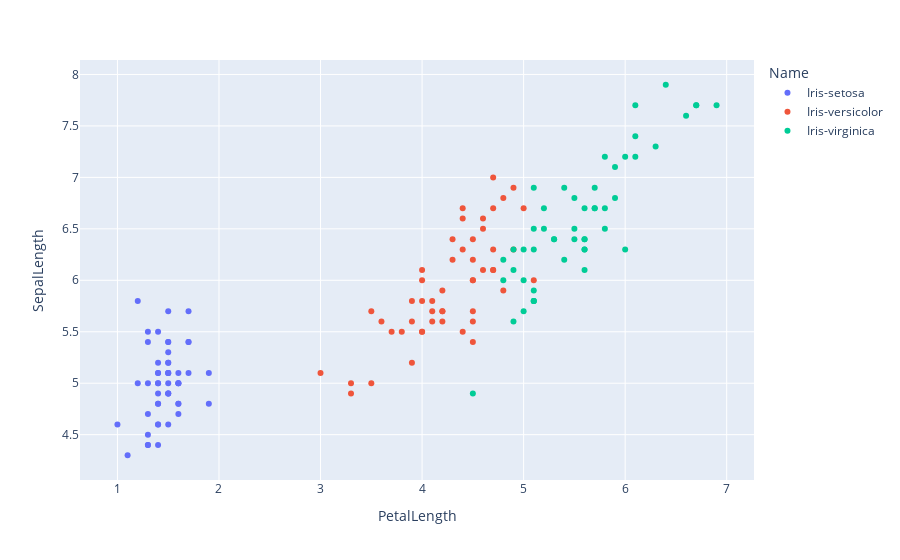

This figure's notebook cell:
### Code cell
## can you use the plotly documentation and google to make a scatter plot?
px.scatter(data_frame = df, x ='PetalLength', y ='SepalLength', color='Name')

### Figure 1 — Plotly figure (JSON) as saved in the notebook; plotly's stock layout.template omitted (floating-point values rounded to 4 significant figures)
{"data": [{"hoverlabel": {"namelength": 0}, "hovertemplate": "Name=Iris-setosa<br>PetalLength=%{x}<br>SepalLength=%{y}", "legendgroup": "Iris-setosa", "marker": {"color": "#636efa", "symbol": "circle"}, "mode": "markers", "name": "Iris-setosa", "showlegend": true, "type": "scatter", "x": [1.4, 1.4, 1.3, 1.5, 1.4, 1.7, 1.4, 1.5, 1.4, 1.5, 1.5, 1.6, 1.4, 1.1, 1.2, 1.5, 1.3, 1.4, 1.7, 1.5, 1.7, 1.5, 1, 1.7, 1.9, 1.6, 1.6, 1.5, 1.4, 1.6, 1.6, 1.5, 1.5, 1.4, 1.5, 1.2, 1.3, 1.5, 1.3, 1.5, 1.3, 1.3, 1.3, 1.6, 1.9, 1.4, 1.6, 1.4, 1.5, 1.4], "xaxis": "x", "y": [5.1, 4.9, 4.7, 4.6, 5, 5.4, 4.6, 5, 4.4, 4.9, 5.4, 4.8, 4.8, 4.3, 5.8, 5.7, 5.4, 5.1, 5.7, 5.1, 5.4, 5.1, 4.6, 5.1, 4.8, 5, 5, 5.2, 5.2, 4.7, 4.8, 5.4, 5.2, 5.5, 4.9, 5, 5.5, 4.9, 4.4, 5.1, 5, 4.5, 4.4, 5, 5.1, 4.8, 5.1, 4.6, 5.3, 5], "yaxis": "y"}, {"hoverlabel": {"namelength": 0}, "hovertemplate": "Name=Iris-versicolor<br>PetalLength=%{x}<br>SepalLength=%{y}", "legendgroup": "Iris-versicolor", "marker": {"color": "#EF553B", "symbol": "circle"}, "mode": "markers", "name": "Iris-versicolor", "showlegend": true, "type": "scatter", "x": [4.7, 4.5, 4.9, 4, 4.6, 4.5, 4.7, 3.3, 4.6, 3.9, 3.5, 4.2, 4, 4.7, 3.6, 4.4, 4.5, 4.1, 4.5, 3.9, 4.8, 4, 4.9, 4.7, 4.3, 4.4, 4.8, 5, 4.5, 3.5, 3.8, 3.7, 3.9, 5.1, 4.5, 4.5, 4.7, 4.4, 4.1, 4, 4.4, 4.6, 4, 3.3, 4.2, 4.2, 4.2, 4.3, 3, 4.1], "xaxis": "x", "y": [7, 6.4, 6.9, 5.5, 6.5, 5.7, 6.3, 4.9, 6.6, 5.2, 5, 5.9, 6, 6.1, 5.6, 6.7, 5.6, 5.8, 6.2, 5.6, 5.9, 6.1, 6.3, 6.1, 6.4, 6.6, 6.8, 6.7, 6, 5.7, 5.5, 5.5, 5.8, 6, 5.4, 6, 6.7, 6.3, 5.6, 5.5, 5.5, 6.1, 5.8, 5, 5.6, 5.7, 5.7, 6.2, 5.1, 5.7], "yaxis": "y"}, {"hoverlabel": {"namelength": 0}, "hovertemplate": "Name=Iris-virginica<br>PetalLength=%{x}<br>SepalLength=%{y}", "legendgroup": "Iris-virginica", "marker": {"color": "#00cc96", "symbol": "circle"}, "mode": "markers", "name": "Iris-virginica", "showlegend": true, "type": "scatter", "x": [6, 5.1, 5.9, 5.6, 5.8, 6.6, 4.5, 6.3, 5.8, 6.1, 5.1, 5.3, 5.5, 5, 5.1, 5.3, 5.5, 6.7, 6.9, 5, 5.7, 4.9, 6.7, 4.9, 5.7, 6, 4.8, 4.9, 5.6, 5.8, 6.1, 6.4, 5.6, 5.1, 5.6, 6.1, 5.6, 5.5, 4.8, 5.4, 5.6, 5.1, 5.1, 5.9, 5.7, 5.2, 5, 5.2, 5.4, 5.1], "xaxis": "x", "y": [6.3, 5.8, 7.1, 6.3, 6.5, 7.6, 4.9, 7.3, 6.7, 7.2, 6.5, 6.4, 6.8, 5.7, 5.8, 6.4, 6.5, 7.7, 7.7, 6, 6.9, 5.6, 7.7, 6.3, 6.7, 7.2, 6.2, 6.1, 6.4, 7.2, 7.4, 7.9, 6.4, 6.3, 6.1, 7.7, 6.3, 6.4, 6, 6.9, 6.7, 6.9, 5.8, 6.8, 6.7, 6.7, 6.3, 6.5, 6.2, 5.9], "yaxis": "y"}], "layout": {"legend": {"title": {"text": "Name"}, "tracegroupgap": 0}, "margin": {"t": 60}, "xaxis": {"anchor": "y", "domain": [0, 1], "title": {"text": "PetalLength"}}, "yaxis": {"anchor": "x", "domain": [0, 1], "title": {"text": "SepalLength"}}}}
